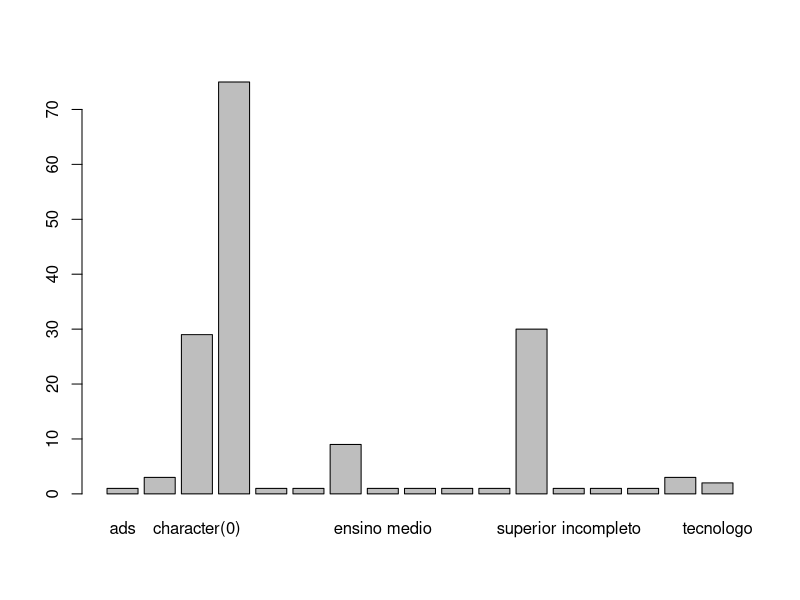

Write the R code that produced this figure.

salarios <- read.csv("salarios-ti-regioes.csv");

types <- factor(salarios$Formacao);

vec <- vector();
counter = length(vec);

for (i in types) { 
  
  
  cargo <- strsplit(tolower(chartr("áãâéêíîóôõúûç", "aaaeeiiooouuc", i)), split="-")[1];
  
  
  
  
  cargo <- sub("seistemas", "sistemas", cargo);
  cargo <- sub("sistema.*", "sistemas de informacao", cargo );
  cargo <- sub("ciencia.*", "ciencia da computacao", cargo);
    
  cargo <- sub(".*ciencia da computacao", "ciencia da computacao", cargo);
  cargo <- sub(".*sistemas de informacao", "sistemas de informacao", cargo);
  cargo <- sub(".*redes.*", "tecnologia em redes", cargo);
  
  cargo <- sub(".*engenharia d.*", "engenharia da computacao", cargo);
  cargo <- sub(".*bacharel.*", "bacharelado em informatica", cargo);
  vec[counter] <- cargo;
  counter = counter + 1;               
  
}

types <- factor(vec)
plot(types)
print(levels(types))

